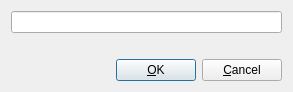
<?xml version="1.0" encoding="UTF-8"?>
<ui version="4.0">
 <class>GotoDialog</class>
 <widget class="QDialog" name="GotoDialog">
  <property name="geometry">
   <rect>
    <x>0</x>
    <y>0</y>
    <width>293</width>
    <height>92</height>
   </rect>
  </property>
  <property name="contextMenuPolicy">
   <enum>Qt::NoContextMenu</enum>
  </property>
  <property name="windowTitle">
   <string>Enter expression to follow...</string>
  </property>
  <property name="windowIcon">
   <iconset>
    <normaloff>:/icons/images/geolocation-goto.png</normaloff>:/icons/images/geolocation-goto.png</iconset>
  </property>
  <layout class="QVBoxLayout" name="verticalLayout_3">
   <item>
    <layout class="QVBoxLayout" name="verticalLayout_2">
     <item>
      <layout class="QVBoxLayout" name="verticalLayout">
       <item>
        <widget class="HistoryLineEdit" name="editExpression"/>
       </item>
       <item>
        <widget class="QLabel" name="labelError">
         <property name="text">
          <string/>
         </property>
         <property name="textFormat">
          <enum>Qt::RichText</enum>
         </property>
        </widget>
       </item>
      </layout>
     </item>
     <item>
      <layout class="QHBoxLayout" name="horizontalLayout">
       <item>
        <spacer name="horizontalSpacer">
         <property name="orientation">
          <enum>Qt::Horizontal</enum>
         </property>
         <property name="sizeHint" stdset="0">
          <size>
           <width>40</width>
           <height>20</height>
          </size>
         </property>
        </spacer>
       </item>
       <item>
        <widget class="QPushButton" name="buttonOk">
         <property name="text">
          <string>&amp;OK</string>
         </property>
        </widget>
       </item>
       <item>
        <widget class="QPushButton" name="buttonCancel">
         <property name="text">
          <string>&amp;Cancel</string>
         </property>
        </widget>
       </item>
      </layout>
     </item>
    </layout>
   </item>
  </layout>
 </widget>
 <customwidgets>
  <customwidget>
   <class>HistoryLineEdit</class>
   <extends>QLineEdit</extends>
   <header>HistoryLineEdit.h</header>
  </customwidget>
 </customwidgets>
 <tabstops>
  <tabstop>editExpression</tabstop>
  <tabstop>buttonOk</tabstop>
  <tabstop>buttonCancel</tabstop>
 </tabstops>
 <resources/>
 <connections>
  <connection>
   <sender>buttonCancel</sender>
   <signal>clicked()</signal>
   <receiver>GotoDialog</receiver>
   <slot>close()</slot>
   <hints>
    <hint type="sourcelabel">
     <x>305</x>
     <y>56</y>
    </hint>
    <hint type="destinationlabel">
     <x>156</x>
     <y>60</y>
    </hint>
   </hints>
  </connection>
  <connection>
   <sender>buttonOk</sender>
   <signal>clicked()</signal>
   <receiver>GotoDialog</receiver>
   <slot>accept()</slot>
   <hints>
    <hint type="sourcelabel">
     <x>229</x>
     <y>49</y>
    </hint>
    <hint type="destinationlabel">
     <x>164</x>
     <y>42</y>
    </hint>
   </hints>
  </connection>
 </connections>
</ui>
